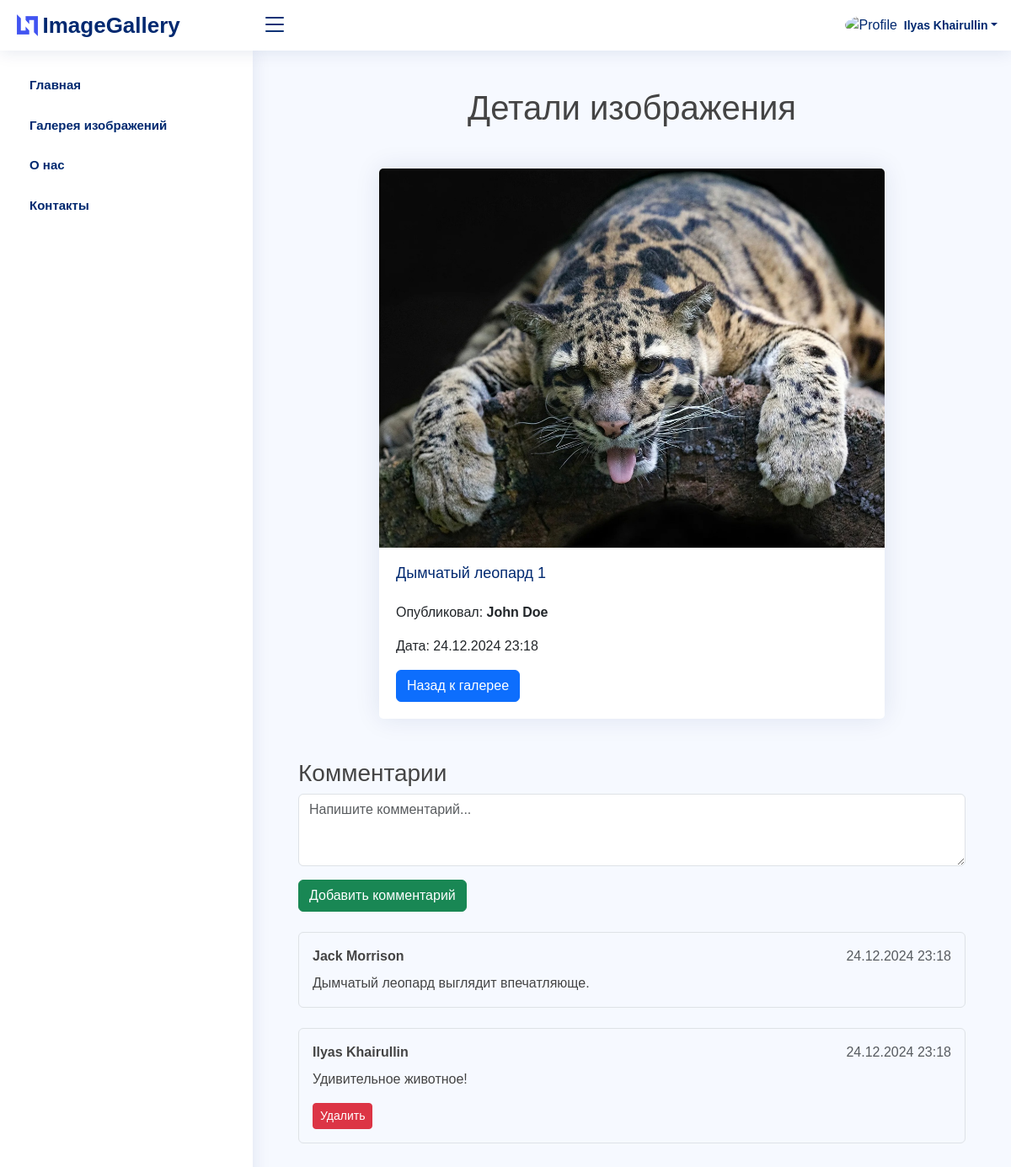
The page /view_image?id=4 (signed in) on the database its author committed.
### tables this page shows
CREATE TABLE images (
  id INTEGER PRIMARY KEY AUTOINCREMENT,
  user_id INTEGER NOT NULL,
  filename TEXT NOT NULL,
  description TEXT,
  created_at DATETIME DEFAULT CURRENT_TIMESTAMP,

  FOREIGN KEY (user_id) REFERENCES users (id)
);

### app/bootstrap.php (called while the page is built, shortened)
<?php
    require_once 'core/model.php';
    Route::start();

### public/index.php (called while the page is built, shortened)
<?php
    require_once '../app/bootstrap.php';

### app/core/model.php (called while the page is built, shortened)
<?php
    class Model
    {
        public function __construct() {
            try {
                $this->db = new PDO(DATABASE);
            } catch (PDOException $e) {
                die('Connection failed: ' . $e->getMessage());
            }
        }
    }

### app/models/model_gallery.php (called while the page is built, shortened)
<?php
class Model_Gallery extends Model
{
    public function checkCommentsTableExists()
    {
        $checkTable = $this->db->query("SELECT name FROM sqlite_master WHERE type='table' AND name='comments';");
        if ($checkTable->fetchColumn() === false) {
            return false;
        } else {
            return true;
        }
    }
    public function getImageById($id)
    {
        $commentsTableExists = $this->checkCommentsTableExists();
        $query = "
            SELECT
                images.*,
                users.name AS uploader_name
        ";
        if ($commentsTableExists) {
            $query .= ",
                comments.id AS comment_id,
                comments.comment,
                comments.created_at AS comment_created_at,
                users_comments.name AS commenter_name
            ";
        }
        $query .= "
            FROM images
            INNER JOIN users ON images.user_id = users.id
        ";
        if ($commentsTableExists) {
            $query .= "
                LEFT JOIN comments ON comments.image_id = images.id
                LEFT JOIN users AS users_comments ON comments.user_id = users_comments.id
            ";
        }
        $query .= " WHERE images.id = :id";
        $stmt = $this->db->prepare($query);
        $stmt->bindParam(':id', $id, PDO::PARAM_INT);
        $stmt->execute();
        return $stmt->fetchAll(PDO::FETCH_ASSOC);
    }
}

### app/views/image_details_view.php (the view, shortened to what this page needs)
<div class="container mt-4">
    <h1 class="text-center mb-5">Детали изображения</h1>
    <div class="card mx-auto" style="max-width: 600px;">
        <?php if (file_exists(UPLOAD_DIR . htmlspecialchars($data['filename']))): ?>
            <img src="<?= UPLOAD_DIR . htmlspecialchars($data['filename']); ?>" class="card-img-top" alt="Изображение">
        <?php else: ?>
            <p class="text-center mt-3 mb-0 text-danger fw-bold">Нет изображения</p>
        <?php endif; ?>
        <div class="card-body">
            <h5 class="card-title pt-0"><?= htmlspecialchars($data['description'] ?: 'Нет описания'); ?></h5>
            <p class="card-text">Опубликовал: <b><?= htmlspecialchars($data['uploader_name']); ?></b></p>
            <p class="card-text">Дата: <?= htmlspecialchars(date('d.m.Y H:i', strtotime($data['created_at']))); ?></p>
            <div class="d-flex gap-2">
                <a href="/gallery" class="btn btn-primary">Назад к галерее</a>
            </div>
        </div>
    </div>
    <?php if ($commentsTableExists): ?>
        <div class="mt-5 mb-5">
            <h3>Комментарии</h3>
            <?php if (isset($_SESSION['user'])): ?>
                <form method="POST" action="/add_comment">
                    <div class="mb-3">
                        <textarea name="comment" class="form-control" placeholder="Напишите комментарий..." rows="3" required></textarea>
                    </div>
                    <button type="submit" class="btn btn-success">Добавить комментарий</button>
                </form>
            <?php endif; ?>
            <div class="comments-section mt-4">
                <?php if (!empty($comments)): ?>
                    <?php foreach ($comments as $comment): ?>
                        <div class="comment-block mb-4 p-3 border rounded">
                            <div class="comment-header d-flex justify-content-between">
                                <span><b><?= htmlspecialchars($comment['commenter_name']); ?></b></span>
                                <span class="text-muted"><?= htmlspecialchars(date('d.m.Y H:i', strtotime($comment['created_at']))); ?></span>
                            </div>
                            <div class="comment-body mt-2">
                                <p class="mb-0"><?= nl2br(htmlspecialchars($comment['comment'])); ?></p>
                            </div>
                            <?php if (isset($_SESSION['user']['id']) && $_SESSION['user']['name'] == $comment['commenter_name']): ?>
                                <form method="POST" action="/delete_comment" class="d-inline mt" onsubmit="return confirm('Вы уверены, что хотите удалить этот комментарий?');">
                                    <button type="submit" class="btn btn-danger btn-sm mt-3">Удалить</button>
                                </form>
                            <?php endif; ?>
                        </div>
                    <?php endforeach; ?>
                <?php else: ?>
                    <p class="text-center">Нет доступных комментариев</p>
                <?php endif; ?>
            </div>
        </div>
    <?php else: ?>
        <div class="alert alert-info mt-4">
            Ошибка сервера! Комментарии недоступны!
        </div>
    <?php endif; ?>
</div>

### public/assets/css/style.css (style rules this page uses)
:root { scroll-behavior: smooth; }
body { font-family: "Montserrat", sans-serif; background: #f6f9ff; color: #444444; }
a { color: #4154f1; text-decoration: none; }
h1, h2, h3, h4, h5, h6 { font-family: "Montserrat", sans-serif; }
.card-img-top { width: 100%; aspect-ratio: 4 / 3; object-fit: cover; }
.card { margin-bottom: 30px; border: none; border-radius: 5px; box-shadow: 0px 0 30px rgba(1, 41, 112, 0.1); }
.card-title { padding: 20px 0 15px 0; font-size: 18px; font-weight: 500; color: #012970; font-family: "Montserrat", sans-serif; }
.card-body { padding: 20px 20px 20px 20px; }

### rows shown on the page
images: filename (picture), description "Дымчатый леопард 1", created_at "24.12.2024 23:18", commenter_name "Jack Morrison", comment "Дымчатый леопард выглядит впечатляюще.", commenter_name "Ilyas Khairullin", comment "Удивительное животное!"

### other values the page prints
$user['name'] "Ilyas Khairullin"
$data['uploader_name'] "John Doe"
